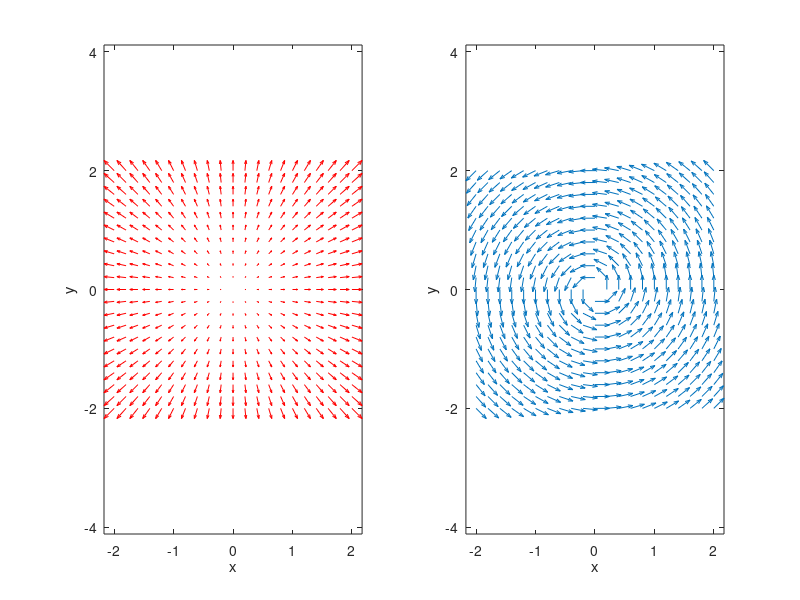

Source code (MATLAB):
% FIELDS  Use QUIVER to plot two example vector fields:
%   red:    F = < x, y >
%   blue:   F = < -y, x > / sqrt(x^2+y^2)

[x, y] = meshgrid(-2:.2:2, -2:.2:2);

subplot(1,2,1)
quiver(x,y,x,y,'r')
xlabel x,  ylabel y
axis equal,  axis tight

subplot(1,2,2)
r = sqrt(x.^2 + y.^2);
u = - y ./ r;
v = x ./ r;
quiver(x,y,u,v)
xlabel x,  ylabel y
axis equal,  axis tight

%print -dpng twofields.png
